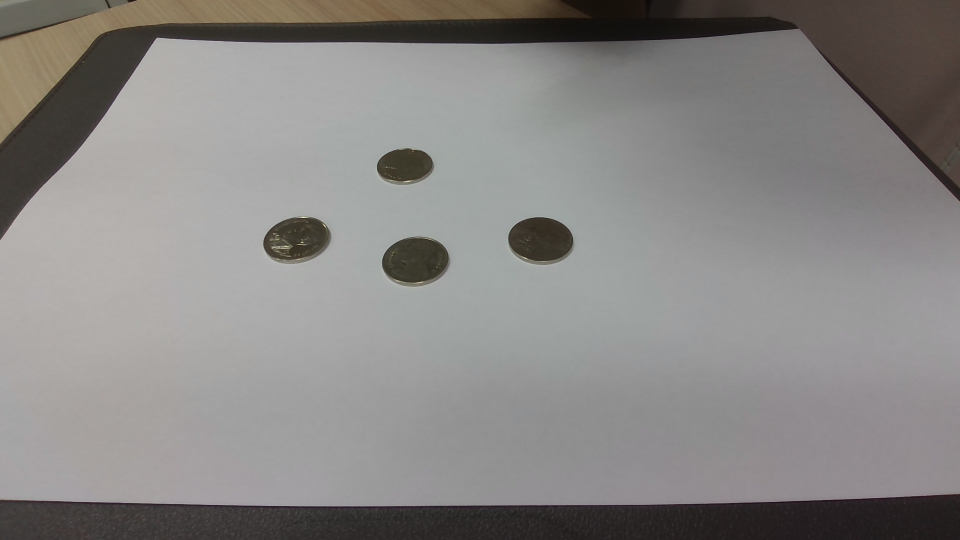
#> input picture coins.jpg, 1920 x 1080 px, given in place of the camera (shown at 1/2 size)
$ jupyter execute OpenCV_CoinCounter_Workshop.ipynb   (shell and % lines are left out)   (text cells are left out)
#> lines starting #> are read from the running program, lines starting #| are printed output that depends on the picture; after the words box and inside, x2 and y2 are one past the last pixel; in counts of white or black regions, pixels touching at a corner belong together
[cell 1]
# If needed, uncomment the next line to install packages
# !pip install opencv-python numpy matplotlib ipywidgets

import sys, platform, os, math, time
import numpy as np
import cv2
import matplotlib.pyplot as plt

# For inline plots in notebooks

print("Python:", sys.version)
print("OpenCV:", cv2.__version__)
print("OS:", platform.platform())

[cell 2]
def show(title, img, cmap=None, size=6):
    plt.figure(figsize=(size, size * (img.shape[0]/img.shape[1]) if img.ndim==3 else size))
    if img.ndim == 2:
        plt.imshow(img, cmap=cmap or 'gray')
    else:
        # Convert BGR (OpenCV) to RGB (matplotlib)
        plt.imshow(cv2.cvtColor(img, cv2.COLOR_BGR2RGB))
    plt.title(title)
    plt.axis('off')
    plt.show()

[cell 3]
cap = cv2.VideoCapture(0)
if not cap.isOpened():
    print("⚠️ Cannot open camera. Try changing index (0→1) or run as .py script.")
else:
    cap.set(cv2.CAP_PROP_FRAME_WIDTH, 1920)
    cap.set(cv2.CAP_PROP_FRAME_HEIGHT, 1080)
    print("Press 's' to save coins.jpg, 'q' to quit.")
    while True:
        ok, frame = cap.read()
#> frame is the input picture: shape (1080, 1920, 3); mean B, G, R 132.8, 134.5, 136.7
        if not ok:
            print("Frame read failed."); break
        cv2.imshow("Camera", frame)
        k = cv2.waitKey(1) & 0xFF
#> (key q is pressed here)
        if k == ord('s'):
            cv2.imwrite("coins.jpg", frame)
            print("Saved: coins.jpg")
        if k == ord('q'):
            break
    cap.release(); cv2.destroyAllWindows()

[cell 4]
img = cv2.imread("coins.jpg")
assert img is not None, "Please capture coins.jpg in the previous step."

gray = cv2.cvtColor(img, cv2.COLOR_BGR2GRAY)
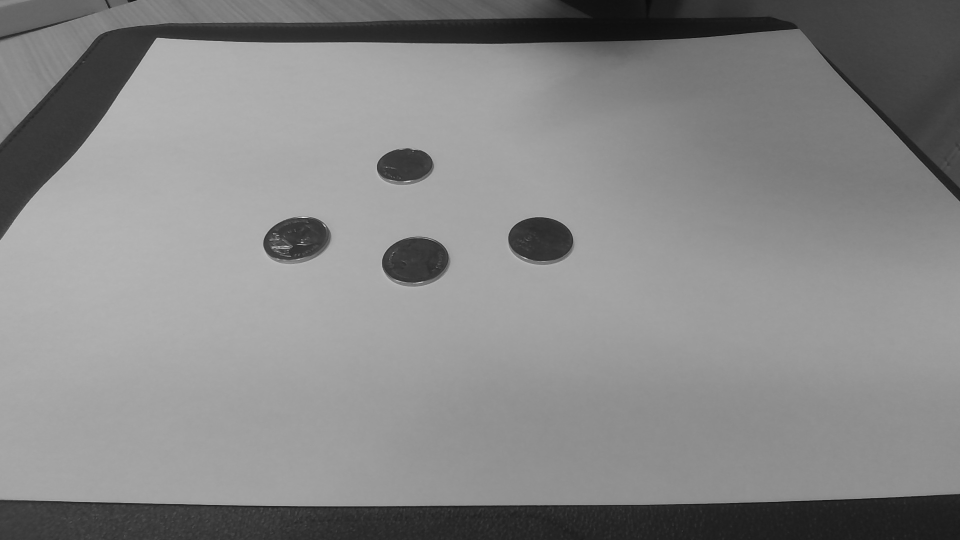
#> gray: shape (1080, 1920) (shown at 1/2 size); min 10, max 247, mean 135
blur = cv2.GaussianBlur(gray, (15, 15), 0)

cv2.imwrite("out_gray.jpg", gray)
cv2.imwrite("out_blur.jpg", blur)

show("Original", img)
show("Gray", gray)
show("Blur", blur)

[cell 5]
th_adapt = cv2.adaptiveThreshold(
    blur, 255,
    cv2.ADAPTIVE_THRESH_GAUSSIAN_C,
    cv2.THRESH_BINARY_INV,
    11, 1
)
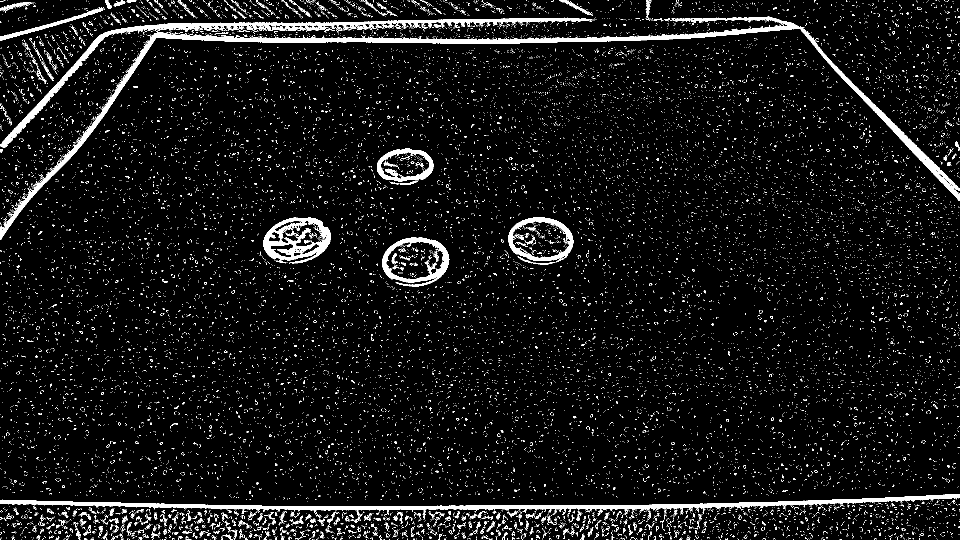
#> th_adapt: shape (1080, 1920) (shown at 1/2 size); 5.9% white; 18651 white regions (18335 under 20 px), largest, box (x1, y1, x2, y2) and area: (0, 33, 1920, 479) 21534, (0, 988, 1920, 1032) 14760, (0, 35, 1183, 296) 11287
kernel = np.ones((3,3), np.uint8)
closing = cv2.morphologyEx(th_adapt, cv2.MORPH_CLOSE, kernel, iterations=3)
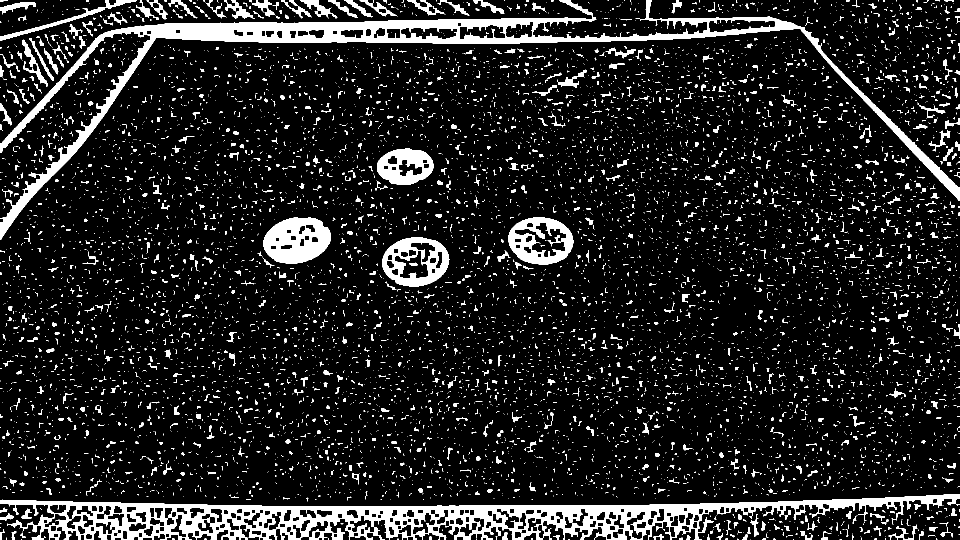
#> closing: shape (1080, 1920) (shown at 1/2 size); 11% white; 9034 white regions (7971 under 20 px), largest, box (x1, y1, x2, y2) and area: (0, 988, 1920, 1080) 58904, (0, 0, 1920, 479) 50854, (526, 435, 662, 527) 8496

cv2.imwrite("out_thresh_adaptive.jpg", th_adapt)
cv2.imwrite("out_closing.jpg", closing)

show("Adaptive Threshold (INV)", th_adapt)
show("Closing", closing)

[cell 6]
_, th_otsu = cv2.threshold(blur, 0, 255, cv2.THRESH_BINARY_INV + cv2.THRESH_OTSU)
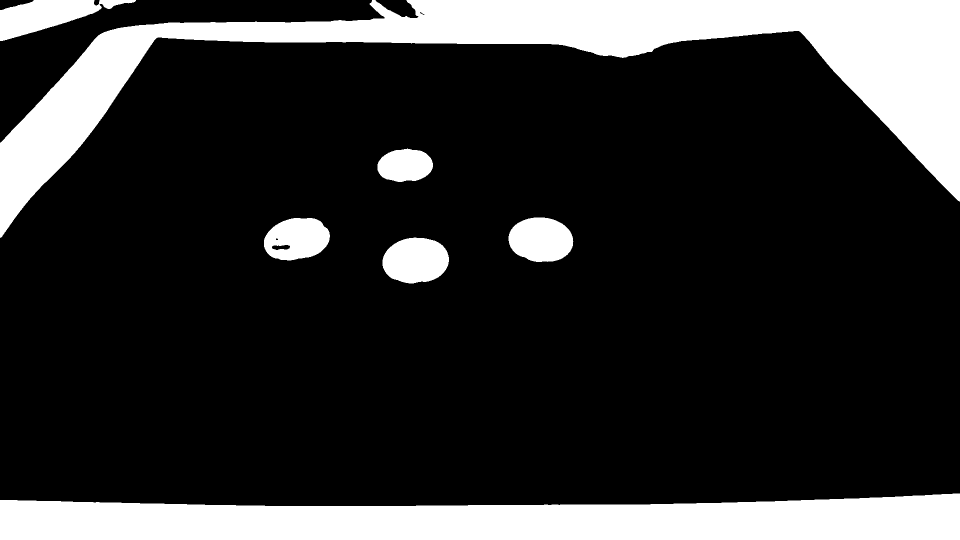
#> th_otsu: shape (1080, 1920) (shown at 1/2 size); 19.3% white; 7 white regions
show("Otsu Threshold (INV)", th_otsu)

[cell 7]
binary = closing.copy()  # or th_otsu
contours, _ = cv2.findContours(binary, cv2.RETR_EXTERNAL, cv2.CHAIN_APPROX_SIMPLE)
#> contours = 9013 contours, 8438 with area under 20; largest, box (x1, y1, x2, y2) and area: (0, 988, 1920, 1080) 83538, (0, 0, 1920, 479) 57963, (764, 475, 899, 573) 10172, (1017, 435, 1147, 530) 9520, (526, 435, 662, 527) 9486

count = 0
vis = img.copy()
for c in contours:
    area = cv2.contourArea(c)
    if 5000 < area < 35000:
        x,y,w,h = cv2.boundingRect(c)
        cv2.rectangle(vis, (x,y), (x+w, y+h), (0,255,0), 2)
        count += 1
#> this loop made 9013 passes
#> area on passes 31, 35, 38: 36, 33.5, 58
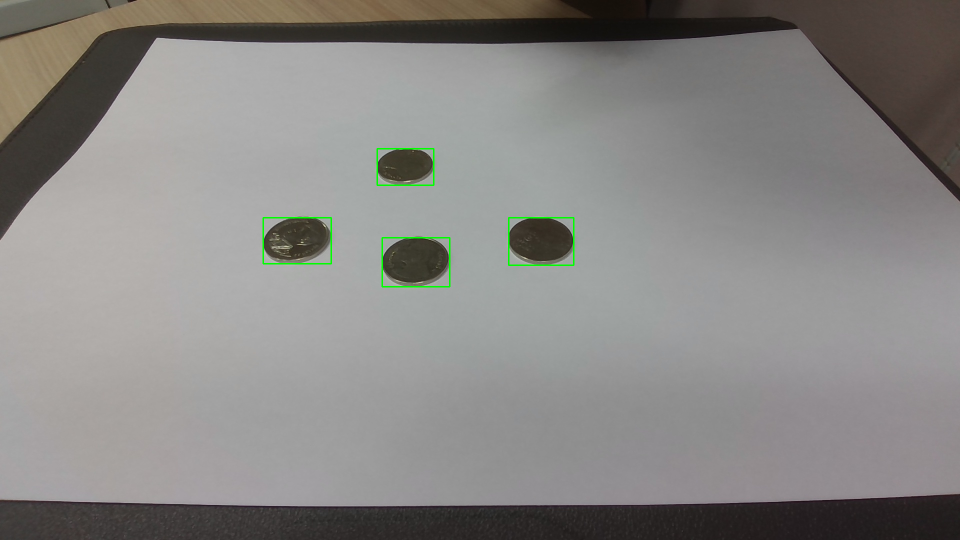
#> vis: shape (1080, 1920, 3) (shown at 1/2 size); 0.25% of pixels changed, all inside (x1, y1, x2, y2) = (525, 296, 1149, 575)
#> after the loop, count = 4

cv2.putText(vis, f"Coins: {count}", (10,50),
            cv2.FONT_HERSHEY_SIMPLEX, 1.5, (255,0,0), 3)
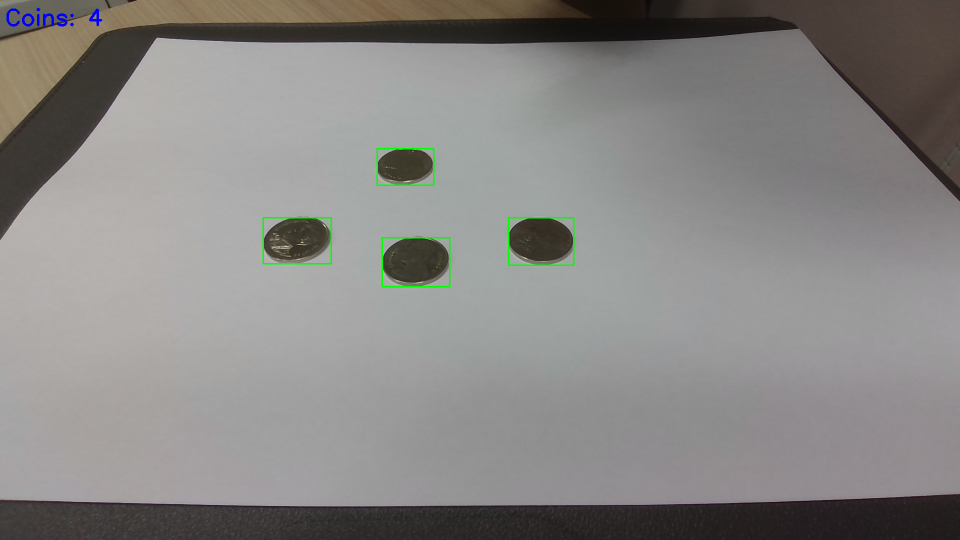
#> vis: shape (1080, 1920, 3) (shown at 1/2 size); 0.09% of pixels changed, all inside (x1, y1, x2, y2) = (13, 15, 205, 53)
cv2.imwrite("out_count.jpg", vis)

print("Coins:", count)
#| Coins: 4
show("Detected Coins", vis)
#> the sliders are set to blur_k = 15, block = 11, C = 1, morph_k = 3, morph_it = 3, area_min = 5000, area_max = 35000

[cell 8]
try:
    import ipywidgets as W
    from IPython.display import display, clear_output

    def process(blur_k=15, block=11, C=1, morph_k=3, morph_it=3, area_min=5000, area_max=35000):
        # enforce odd numbers for kernels
#> called with blur_k = 15, block = 11, C = 1, morph_k = 3, morph_it = 3, area_min = 5000, area_max = 35000
        blur_k = int(blur_k) if int(blur_k)%2==1 else int(blur_k)+1
        block = int(block) if int(block)%2==1 else int(block)+1
        morph_k = int(morph_k) if int(morph_k)%2==1 else int(morph_k)+1

        g = cv2.GaussianBlur(gray, (blur_k, blur_k), 0)
        th = cv2.adaptiveThreshold(g, 255, cv2.ADAPTIVE_THRESH_GAUSSIAN_C,
                                   cv2.THRESH_BINARY_INV, block, int(C))
        kernel = np.ones((morph_k, morph_k), np.uint8)
        cl = cv2.morphologyEx(th, cv2.MORPH_CLOSE, kernel, iterations=int(morph_it))

        cnts, _ = cv2.findContours(cl, cv2.RETR_EXTERNAL, cv2.CHAIN_APPROX_SIMPLE)
#> cnts has the same summary as contours outside process
        vis2 = img.copy()
        count2 = 0
        for c in cnts:
            area = cv2.contourArea(c)
            if int(area_min) < area < int(area_max):
                x,y,w,h = cv2.boundingRect(c)
                cv2.rectangle(vis2, (x,y), (x+w, y+h), (0,255,0), 2)
                count2 += 1
#> after the loop, count2 = 4

        show(f"Binary (block={block}, C={C})", th)
        show(f"Closing (k={morph_k}, it={morph_it})", cl)
        show(f"Detected Coins: {count2}", vis2)

    ui = W.interactive(
        process,
        blur_k=W.IntSlider(value=15, min=3, max=31, step=2),
        block=W.IntSlider(value=11, min=3, max=25, step=2),
        C=W.IntSlider(value=1, min=-10, max=10, step=1),
        morph_k=W.IntSlider(value=3, min=1, max=15, step=2),
        morph_it=W.IntSlider(value=3, min=1, max=7, step=1),
        area_min=W.IntSlider(value=5000, min=100, max=20000, step=100),
        area_max=W.IntSlider(value=35000, min=5000, max=80000, step=500)
    )
    display(ui)
except Exception as e:
    print("ipywidgets not available or failed to load:", e)
